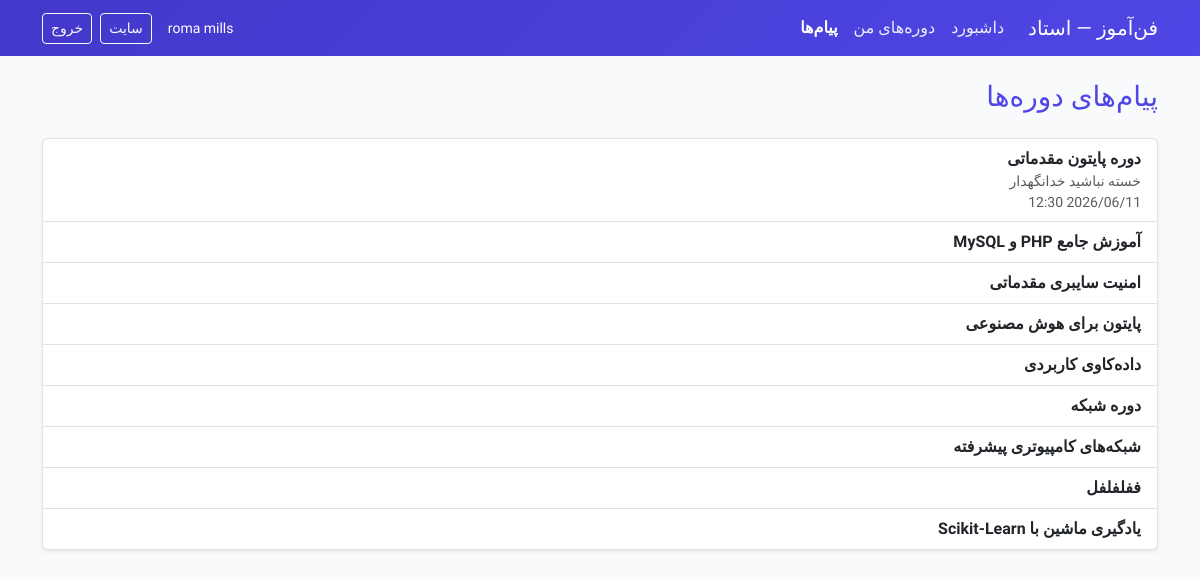
Page /teacher/messages.php (signed in) on the earlier database version.
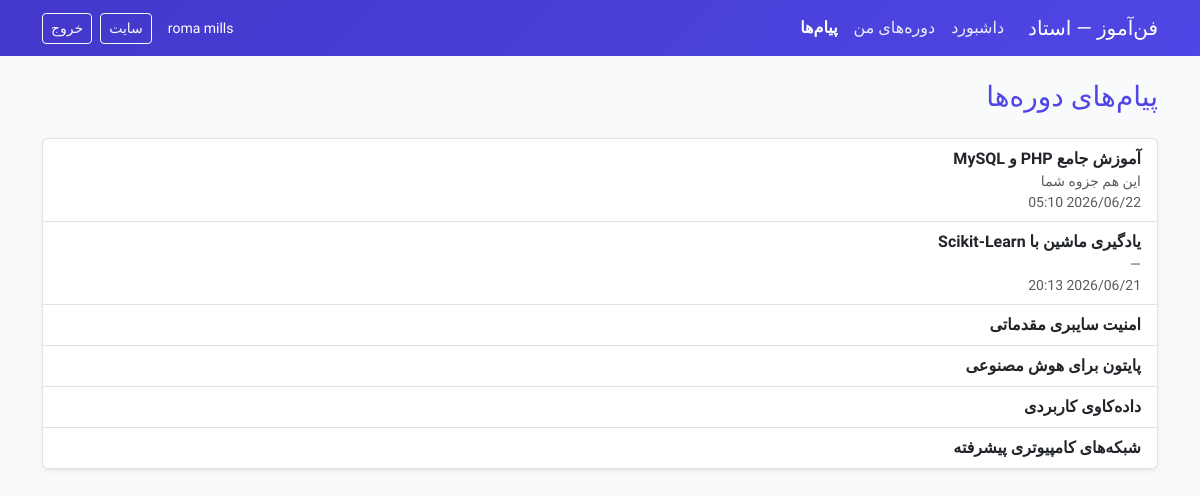
Same page on the later database version.
### tables this page shows
CREATE TABLE `courses` (
  `id` int(10) UNSIGNED NOT NULL,
  `teacher_id` int(10) UNSIGNED DEFAULT NULL,
  `category_id` int(10) UNSIGNED DEFAULT NULL,
  `province_id` int(10) UNSIGNED DEFAULT NULL,
  `institution_id` int(10) UNSIGNED DEFAULT NULL,
  `title` varchar(255) NOT NULL,
  `slug` varchar(255) NOT NULL,
  `description` text DEFAULT NULL,
  `image` varchar(255) DEFAULT NULL,
  `price` decimal(12,0) NOT NULL DEFAULT 0,
  `is_paid` tinyint(1) NOT NULL DEFAULT 0,
  `min_pass_grade` decimal(5,2) NOT NULL DEFAULT 60.00,
  `session_count` int(10) UNSIGNED NOT NULL DEFAULT 0,
  `duration_hours` int(10) UNSIGNED DEFAULT 0,
  `session_duration_minutes` int(10) UNSIGNED DEFAULT 90,
  `session_days` varchar(100) DEFAULT NULL,
  `start_date` date DEFAULT NULL,
  `end_date` date DEFAULT NULL,
  `schedule_notes` text DEFAULT NULL,
  `status` enum('draft','published','archived','disabled') NOT NULL DEFAULT 'draft',
  `featured_on_home` tinyint(1) NOT NULL DEFAULT 0,
  `home_sort_order` int(11) NOT NULL DEFAULT 0,
  `created_at` timestamp NOT NULL DEFAULT current_timestamp(),
  `updated_at` timestamp NOT NULL DEFAULT current_timestamp() ON UPDATE current_timestamp()
);

### includes/auth.php (called while the page is built, shortened)
<?php
function auth_user(): ?array
{
    return $_SESSION['user'] ?? null;
}
function auth_id(): ?int
{
    $user = auth_user();
    return $user ? (int) $user['id'] : null;
}

### includes/db.php (called while the page is built, shortened)
<?php
function db(): PDO
{
    static $pdo = null;
    if ($pdo instanceof PDO) {
        return $pdo;
    }
    global $configDb;
    $dsn = sprintf(
        'mysql:host=%s;port=%d;dbname=%s;charset=%s',
        $configDb['host'],
        $configDb['port'],
        $configDb['dbname'],
        $configDb['charset']
    );
    $pdo = new PDO($dsn, $configDb['username'], $configDb['password'], [
        PDO::ATTR_ERRMODE => PDO::ERRMODE_EXCEPTION,
        PDO::ATTR_DEFAULT_FETCH_MODE => PDO::FETCH_ASSOC,
        PDO::ATTR_EMULATE_PREPARES => false,
    ]);
    return $pdo;
}

### includes/communication.php (called while the page is built, shortened)
<?php
function phase6_tables_ready(): bool
{
    try {
        db()->query('SELECT 1 FROM course_messages LIMIT 1');
        return true;
    } catch (PDOException) {
        return false;
    }
}
function user_chat_courses(int $userId, string $role): array
{
    if (!phase6_tables_ready()) {
        return [];
    }
    if ($role === 'student') {
        $sql = "SELECT c.id, c.title, c.slug, u.full_name AS teacher_name,
                       (SELECT body FROM course_messages WHERE course_id = c.id ORDER BY id DESC LIMIT 1) AS last_body,
                       (SELECT created_at FROM course_messages WHERE course_id = c.id ORDER BY id DESC LIMIT 1) AS last_at,
                       (SELECT COUNT(*) FROM course_messages m
                        LEFT JOIN course_message_reads r ON r.user_id = ? AND r.course_id = c.id
                        WHERE m.course_id = c.id AND m.sender_id != ?
                          AND m.id > COALESCE(r.last_read_message_id, 0)) AS unread_count
                FROM courses c
                INNER JOIN enrollments e ON e.course_id = c.id AND e.user_id = ?
                    AND e.status IN ('active','completed')
                LEFT JOIN users u ON u.id = c.teacher_id
                ORDER BY last_at IS NULL, last_at DESC, c.title";
        $stmt = db()->prepare($sql);
        $stmt->execute([$userId, $userId, $userId]);
    } else {
        $sql = "SELECT c.id, c.title, c.slug,
                       (SELECT body FROM course_messages WHERE course_id = c.id ORDER BY id DESC LIMIT 1) AS last_body,
                       (SELECT created_at FROM course_messages WHERE course_id = c.id ORDER BY id DESC LIMIT 1) AS last_at,
                       (SELECT COUNT(*) FROM course_messages m
                        LEFT JOIN course_message_reads r ON r.user_id = ? AND r.course_id = c.id
                        WHERE m.course_id = c.id AND m.sender_id != ?
                          AND m.id > COALESCE(r.last_read_message_id, 0)) AS unread_count
                FROM courses c
                WHERE c.teacher_id = ?
                ORDER BY last_at IS NULL, last_at DESC, c.title";
        $stmt = db()->prepare($sql);
        $stmt->execute([$userId, $userId, $userId]);
    }
    return $stmt->fetchAll();
}

### config/app.php (called while the page is built, shortened)
<?php
return [
    'name' => 'فن‌آموز',
    'url' => 'http://localhost/FanAmooz',
    'timezone' => 'Asia/Tehran',
    'upload_path' => dirname(__DIR__) . '/uploads',
    'upload_url' => '/uploads',
    'session_name' => 'fanamooz_session',
    'roles' => [
        'admin' => 'مدیر',
        'teacher' => 'استاد',
        'student' => 'دانشجو',
    ],
];

### includes/bootstrap.php (called while the page is built, shortened)
<?php
$configApp = require dirname(__DIR__) . '/config/app.php';
$configDb = require dirname(__DIR__) . '/config/database.php';
date_default_timezone_set($configApp['timezone']);
require_once __DIR__ . '/db.php';
require_once __DIR__ . '/helpers.php';
require_once __DIR__ . '/auth.php';
require_once __DIR__ . '/settings.php';
require_once __DIR__ . '/communication.php';

### includes/helpers.php (called while the page is built, shortened)
<?php
function e($value): string
{
    return htmlspecialchars((string) $value, ENT_QUOTES | ENT_SUBSTITUTE, 'UTF-8');
}
function base_url(string $path = ''): string
{
    global $configApp;
    $base = rtrim($configApp['url'], '/');
    $path = ltrim($path, '/');
    return $path === '' ? $base : $base . '/' . $path;
}
function format_datetime(?string $datetime): string
{
    $ts = strtotime($datetime);
    $result = jdate('Y/m/d H:i', $ts);
    return ($result === null || $result === '') ? date('Y/m/d H:i', $ts) : $result;
}

### teacher/messages.php (the view, shortened to what the changed rows need)
<?php
require_once dirname(__DIR__) . '/includes/bootstrap.php';
$teacherId = (int) auth_id();
$courses = user_chat_courses($teacherId, 'teacher');
require dirname(__DIR__) . '/includes/layout/teacher_header.php';
?>
<h1 class="h3 text-primary mb-4">
    پیام‌های دوره‌ها
</h1>
<?php if (!$courses): ?>
    <div class="alert alert-info">هنوز دوره‌ای ندارید یا پیامی ثبت نشده است.</div>
<?php else: ?>
    <div class="list-group shadow-sm">
        <?php foreach ($courses as $c): ?>
            <a href="<?= e(base_url('teacher/chat.php?course_id=' . (int) $c['id'])) ?>"
               class="list-group-item list-group-item-action d-flex justify-content-between align-items-start">
                <div>
                    <div class="fw-bold"><?= e($c['title']) ?></div>
                    <?php if ($c['last_body']): ?>
                        <div class="small text-muted text-truncate" style="max-width:400px"><?= e(mb_substr((string) $c['last_body'], 0, 80)) ?></div>
                        <div class="small text-muted"><?= $c['last_at'] ? e(format_datetime($c['last_at'])) : '' ?></div>
                    <?php endif; ?>
                </div>
            </a>
        <?php endforeach; ?>
    </div>
<?php endif; ?>
<?php require dirname(__DIR__) . '/includes/layout/teacher_footer.php'; ?>

Differences in the rows shown:
removed courses: title "دوره پایتون مقدماتی", last_body "خسته نباشید خدانگهدار", last_at "2026/06/11 12:30"
removed courses: title "دوره شبکه"
removed courses: title "ففلفلفل"
changed courses "آموزش جامع PHP و MySQL": last_body (not shown) → "این هم جزوه شما"; last_at (not shown) → "2026/06/22 05:10"
changed courses "یادگیری ماشین با Scikit-Learn": last_body (not shown) → "—"; last_at (not shown) → "2026/06/21 20:13"; moves up the list
